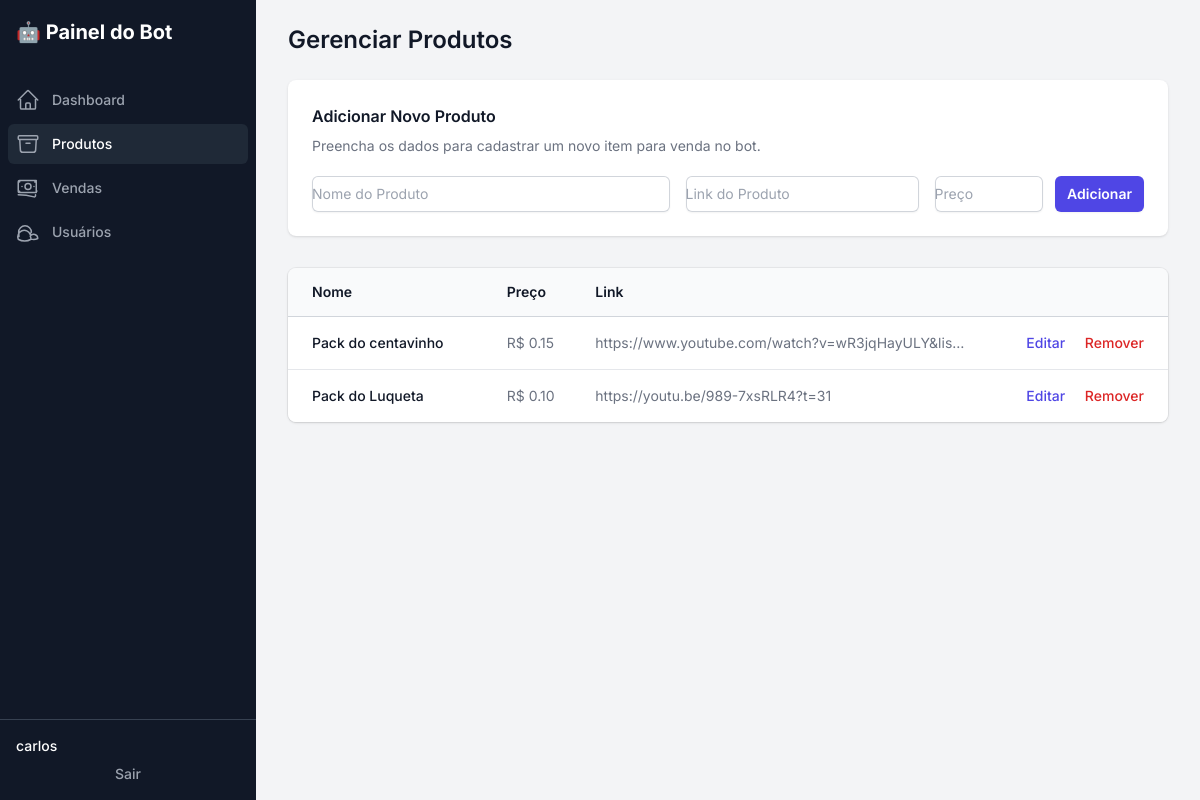
Screenshot of /produtos (signed in) with the database file from the repository.
### tables this page shows
CREATE TABLE produtos (
    id INTEGER PRIMARY KEY AUTOINCREMENT,
    nome TEXT NOT NULL,
    preco REAL NOT NULL,
    link TEXT NOT NULL
);

### app.py (the view, shortened to what this page needs)
@app.route('/produtos', methods=['GET', 'POST'])
def produtos():
    if not session.get('logged_in'): return redirect(url_for('login'))
    conn = get_db_connection()
    lista_produtos = conn.execute('SELECT * FROM produtos ORDER BY id DESC').fetchall()
    conn.close()
    return render_template('produtos.html', produtos=lista_produtos)

### app.py (called while the page is built)
def get_db_connection():
    conn = sqlite3.connect(DB_NAME)
    conn.row_factory = sqlite3.Row
    return conn

### templates/produtos.html (shortened to what this page needs)
{% extends "layout.html" %}
{% block content %}
<h1 class="text-2xl font-semibold text-gray-900">Gerenciar Produtos</h1>
<div class="mt-6 bg-white shadow sm:rounded-lg">
  <div class="px-4 py-5 sm:p-6">
    <h3 class="text-base font-semibold leading-6 text-gray-900">Adicionar Novo Produto</h3>
    <div class="mt-2 max-w-xl text-sm text-gray-500">
      <p>Preencha os dados para cadastrar um novo item para venda no bot.</p>
    </div>
    <form class="mt-5 sm:flex sm:items-center" action="{{ url_for('produtos') }}" method="POST">
      <div class="w-full grid grid-cols-1 sm:grid-cols-6 gap-4">
        <div class="sm:col-span-3">
            <input type="text" name="nome" id="nome" required placeholder="Nome do Produto" class="block w-full rounded-md border-0 py-1.5 text-gray-900 shadow-sm ring-1 ring-inset ring-gray-300 placeholder:text-gray-400 focus:ring-2 focus:ring-inset focus:ring-indigo-600 sm:text-sm sm:leading-6">
        </div>
        <div class="sm:col-span-2">
            <input type="text" name="link" id="link" required placeholder="Link do Produto" class="block w-full rounded-md border-0 py-1.5 text-gray-900 shadow-sm ring-1 ring-inset ring-gray-300 placeholder:text-gray-400 focus:ring-2 focus:ring-inset focus:ring-indigo-600 sm:text-sm sm:leading-6">
        </div>
         <div class="sm:col-span-1">
            <input type="number" step="0.01" name="preco" id="preco" required placeholder="Preço" class="block w-full rounded-md border-0 py-1.5 text-gray-900 shadow-sm ring-1 ring-inset ring-gray-300 placeholder:text-gray-400 focus:ring-2 focus:ring-inset focus:ring-indigo-600 sm:text-sm sm:leading-6">
        </div>
      </div>
      <button type="submit" class="mt-3 inline-flex w-full items-center justify-center rounded-md bg-indigo-600 px-3 py-2 text-sm font-semibold text-white shadow-sm hover:bg-indigo-500 focus-visible:outline focus-visible:outline-2 focus-visible:outline-offset-2 focus-visible:outline-indigo-600 sm:ml-3 sm:mt-0 sm:w-auto">Adicionar</button>
    </form>
  </div>
</div>
<div class="mt-8 flow-root">
    <div class="-mx-4 -my-2 overflow-x-auto sm:-mx-6 lg:-mx-8">
      <div class="inline-block min-w-full py-2 align-middle sm:px-6 lg:px-8">
        <div class="overflow-hidden shadow ring-1 ring-black ring-opacity-5 sm:rounded-lg">
          <table class="min-w-full divide-y divide-gray-300">
            <thead class="bg-gray-50">
              <tr>
                <th scope="col" class="py-3.5 pl-4 pr-3 text-left text-sm font-semibold text-gray-900 sm:pl-6">Nome</th>
                <th scope="col" class="px-3 py-3.5 text-left text-sm font-semibold text-gray-900">Preço</th>
                <th scope="col" class="px-3 py-3.5 text-left text-sm font-semibold text-gray-900">Link</th>
                <th scope="col" class="relative py-3.5 pl-3 pr-4 sm:pr-6"><span class="sr-only">Ações</span></th>
              </tr>
            </thead>
            <tbody class="divide-y divide-gray-200 bg-white">
              {% for produto in produtos %}
              <tr>
                <td class="whitespace-nowrap py-4 pl-4 pr-3 text-sm font-medium text-gray-900 sm:pl-6">{{ produto.nome }}</td>
                <td class="whitespace-nowrap px-3 py-4 text-sm text-gray-500">R$ {{ "%.2f"|format(produto.preco) }}</td>
                <td class="whitespace-nowrap px-3 py-4 text-sm text-gray-500 max-w-xs truncate">{{ produto.link }}</td>
                <td class="relative whitespace-nowrap py-4 pl-3 pr-4 text-right text-sm font-medium sm:pr-6 space-x-4">
                  <a href="{{ url_for('edit_product', id=produto.id) }}" class="text-indigo-600 hover:text-indigo-900">Editar</a>
                  <a href="{{ url_for('remove_product', id=produto.id) }}" class="text-red-600 hover:text-red-900">Remover</a>
                </td>
              </tr>
              {% else %}
              <tr>
                <td colspan="4" class="py-4 text-center text-sm text-gray-500">Nenhum produto cadastrado.</td>
              </tr>
              {% endfor %}
            </tbody>
          </table>
        </div>
      </div>
    </div>
</div>
{% endblock %}

### templates/layout.html (style rules this page uses)
body { font-family: 'Inter', sans-serif; }

### rows the page displays
produtos: nome "Pack do centavinho", preco "0.15", link "https://www.youtube.com/watch?v=wR3jqHayULY&lis…"
produtos: nome "Pack do Luqueta", preco "0.10", link "https://youtu.be/989-7xsRLR4?t=31"

### other values shown
{{ session.username }} "carlos"
